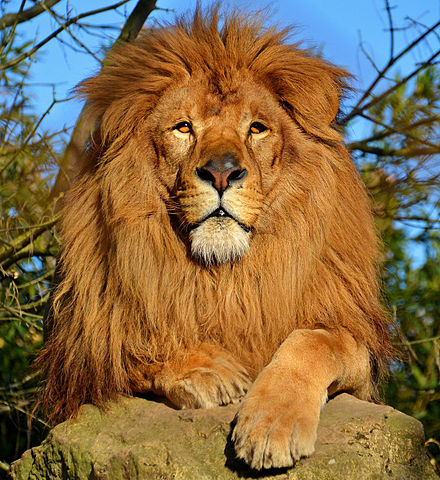
#> input picture lion.jpg, 440 x 480 px
$ python basic_create.py
#> lines starting #> are read from the running program, lines starting #| are printed output that depends on the picture
import cv2
import numpy as np
import matplotlib.pyplot as plt

# #############################################################################
# display an image
file = '../lion.jpg'
img = cv2.imread(file)
#> img is the input picture: shape (480, 440, 3); mean B, G, R 71.2, 108.1, 134
plt.imshow(img[:,:,::-1])

# #############################################################################
# copy an image
clone = img.copy()

# #############################################################################
# create an empty image
# images in python are numpy arrays ...
shape = (100, 200, 3)   # 3 channel image
datatype = 'uint8' # 8 bit unsigned integer
emptyMatrix = np.zeros(shape, dtype=datatype)
plt.imshow(emptyMatrix)

# fill with white pixels
emptyMatrixWhite = 255*np.ones(shape, dtype=datatype)
plt.imshow(emptyMatrixWhite)

# same size as original image
emptyOriginal = 100*np.ones_like(img)
plt.imshow(emptyOriginal)

plt.show()
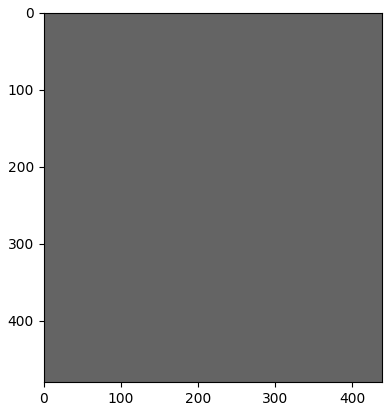
#> figure drawn by matplotlib, 1 panel
